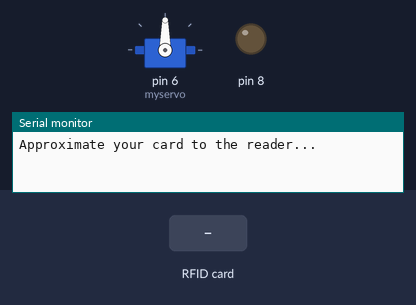
A sketch run on a simulated Arduino Uno, built with avr-gcc and run on an emulated ATmega328P. Parts: servo, output pins drawn as LEDs (lit = HIGH), the last lines printed to the serial monitor. Inputs (shaded band) come from the test bench. Pins used as bus, display or sensor lines are not drawn.

Above: at 1.2 s.
1.3 s: RFID card E2 08 01 06 held to the reader
At 2.7 s:
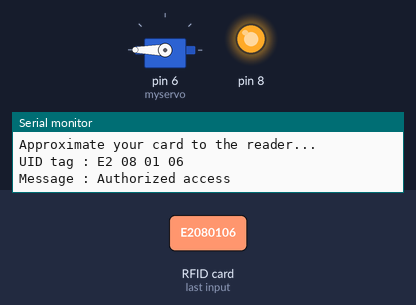
4.3 s: RFID card 44 7E 37 FE held to the reader
At 7.7 s:
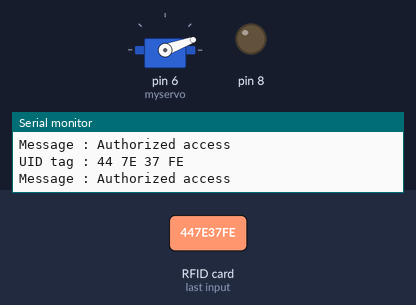
8.8 s: RFID card 7E 32 30 00 held to the reader
At 8.97 s:
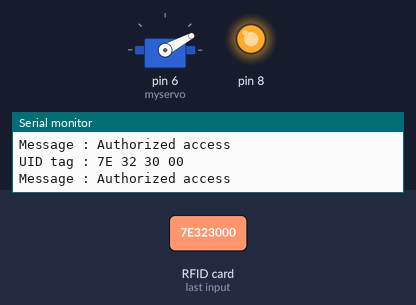
Timing chart, 0 to 12.8 s (numbered marks = the images above; inputs shaded):
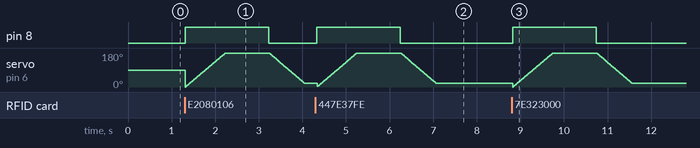

The sketch:

CODE_CUA.ino
```cpp
#include <SPI.h>
#include <MFRC522.h>
#include <Servo.h>

#define SS_PIN 10
#define RST_PIN 9
Servo myservo;
int pos=0;
MFRC522 mfrc522(SS_PIN, RST_PIN);   // Create MFRC522 instance.

void setup()
{
  Serial.begin(9600);   // Initiate a serial communication
  SPI.begin();      // Initiate  SPI bus
  mfrc522.PCD_Init();   // Initiate MFRC522
  Serial.println("Approximate your card to the reader...");
  Serial.println();
  pinMode(8,OUTPUT);
  myservo.attach(6);
}
void loop()
{
  // Look for new cards
  if ( ! mfrc522.PICC_IsNewCardPresent())
  {
    return;
  }
  // Select one of the cards
  if ( ! mfrc522.PICC_ReadCardSerial())
  {
    return;
  }
  //Show UID on serial monitor
  Serial.print("UID tag :");
  String content= "";
  byte letter;
  for (byte i = 0; i < mfrc522.uid.size; i++)
  {
     Serial.print(mfrc522.uid.uidByte[i] < 0x10 ? " 0" : " ");
     Serial.print(mfrc522.uid.uidByte[i], HEX);
     content.concat(String(mfrc522.uid.uidByte[i] < 0x10 ? " 0" : " "));
     content.concat(String(mfrc522.uid.uidByte[i], HEX));
  }
  Serial.println();
  Serial.print("Message : ");
  content.toUpperCase();
  if (content.substring(1) == "E2 08 01 06" | content.substring(1) == "7E 32 30 00" | content.substring(1) == "44 7E 37 FE" | content.substring(1) == "95 79 1C 53" | content.substring(1) == "F5 BC 0C 53" | content.substring(1) == "F7 73 A1 D5") //change here the UID of the card/cards that you want to give access
  {
    Serial.println("Authorized access");
    Serial.println();
    digitalWrite(8,1);
    for (pos = 0; pos <=180; pos +=1) {
      myservo.write(pos);
      delay(5);
  }
  delay(1000);
for (pos = 180; pos >= 20; pos -=1) {
     myservo.write(pos);
     delay(5);
     digitalWrite(8, 0);
  }
}

   else   {
    Serial.println(" Access denied");
    delay(1000);
  }
}
```

Measured:
- after the input at 1.3 s, pin 8: LOW → HIGH at once, → LOW 1.9 s later
- after the input at 4.3 s, pin 8: LOW → HIGH at once, → LOW 1.9 s later
- after the input at 8.8 s, pin 8: LOW → HIGH at once, → LOW 1.9 s later
